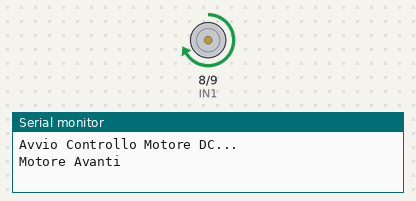
A sketch run on a simulated Arduino Uno, built with avr-gcc and run on an emulated ATmega328P. Parts: motor-driver pin pairs drawn as motors (green arrow = first pin HIGH = forward, orange = second pin HIGH = backward, longer = more drive, scaled by the enable pin), the last lines printed to the serial monitor.

Above: at 1.0 s.
At 4.0 s:
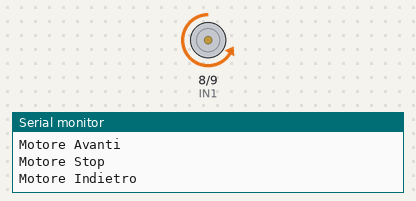
At 6.5 s:
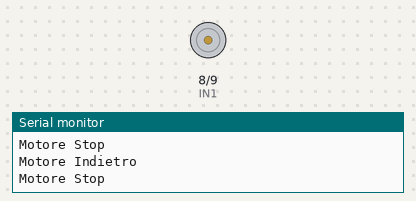
Timing chart, 0 to 10.4 s (numbered marks = the images above):
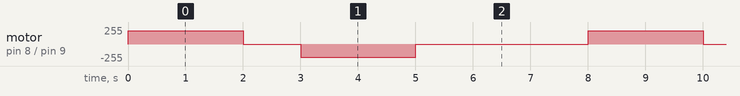

The sketch:

01_Controllo_Motore_DC.ino
```cpp
/*
  Progetto 01: Controllo Motore DC con Driver L298N
  Questo sketch permette di controllare un motore in avanti, indietro e fermarlo.
*/

// Definizione dei pin di controllo per il Driver L298N (Esempio per un motore)
const int IN1 = 8;
const int IN2 = 9;
const int ENA = 10; // Pin PWM per il controllo della velocità

void setup() {
  pinMode(IN1, OUTPUT);
  pinMode(IN2, OUTPUT);
  pinMode(ENA, OUTPUT);

  Serial.begin(9600);
  Serial.println("Avvio Controllo Motore DC...");
}

void loop() {
  // Avanti
  Serial.println("Motore Avanti");
  forward(200); // Velocità tra 0 e 255
  delay(2000);

  // Stop
  Serial.println("Motore Stop");
  stopMotor();
  delay(1000);

  // Indietro
  Serial.println("Motore Indietro");
  backward(200);
  delay(2000);

  // Stop
  Serial.println("Motore Stop");
  stopMotor();
  delay(3000);
}

void forward(int speed) {
  digitalWrite(IN1, HIGH);
  digitalWrite(IN2, LOW);
  analogWrite(ENA, speed);
}

void backward(int speed) {
  digitalWrite(IN1, LOW);
  digitalWrite(IN2, HIGH);
  analogWrite(ENA, speed);
}

void stopMotor() {
  digitalWrite(IN1, LOW);
  digitalWrite(IN2, LOW);
  analogWrite(ENA, 0);
}
```

Measured:
- by itself, motor on pin 8 (IN1) / pin 9 (IN2): repeats every 8.0 s: stopped 1.0 s, backward 200/255 2.0 s, stopped 3.0 s, forward 200/255 2.0 s
